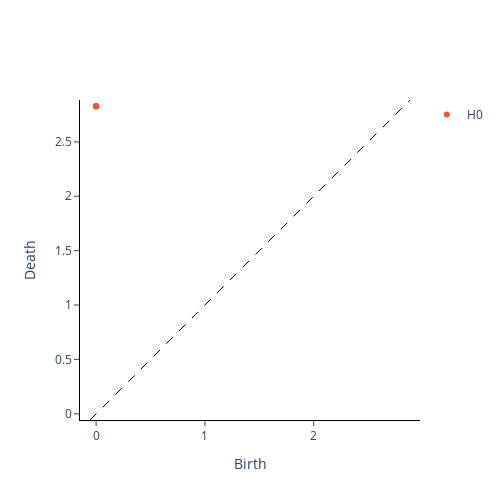

Notebook code for this chart:
### Code cell
from gtda.diagrams import Filtering
F=Filtering()
filtered_VRP=F.fit_transform_plot(X=VRP)

### Figure 1 — Plotly figure (JSON) as saved in the notebook; plotly's stock layout.template omitted (floating-point values rounded to 4 significant figures)
{"data": [{"hoverinfo": "none", "line": {"color": "black", "dash": "dash", "width": 1}, "mode": "lines", "showlegend": false, "type": "scatter", "x": [-0.05657, 2.885], "y": [-0.05657, 2.885]}, {"hoverinfo": "text", "hovertext": ["(0.0, 2.8284270763397217), multiplicity: 7", "(0.0, 2.8284270763397217), multiplicity: 7", "(0.0, 2.8284270763397217), multiplicity: 7", "(0.0, 2.8284270763397217), multiplicity: 7", "(0.0, 2.8284270763397217), multiplicity: 7", "(0.0, 2.8284270763397217), multiplicity: 7", "(0.0, 2.8284270763397217), multiplicity: 7"], "mode": "markers", "name": "H0", "type": "scatter", "x": [0, 0, 0, 0, 0, 0, 0], "y": [2.828, 2.828, 2.828, 2.828, 2.828, 2.828, 2.828]}, {"hoverinfo": "text", "hovertext": [], "mode": "markers", "name": "H1", "type": "scatter", "x": [], "y": []}], "layout": {"height": 500, "plot_bgcolor": "white", "width": 500, "xaxis": {"autorange": false, "exponentformat": "e", "linecolor": "black", "linewidth": 1, "mirror": false, "range": [-0.05657, 2.885], "showexponent": "all", "showline": true, "side": "bottom", "ticks": "outside", "title": {"text": "Birth"}, "type": "linear", "zeroline": true}, "yaxis": {"autorange": false, "exponentformat": "e", "linecolor": "black", "linewidth": 1, "mirror": false, "range": [-0.05657, 2.885], "scaleanchor": "x", "scaleratio": 1, "showexponent": "all", "showline": true, "side": "left", "ticks": "outside", "title": {"text": "Death"}, "type": "linear", "zeroline": true}}}
